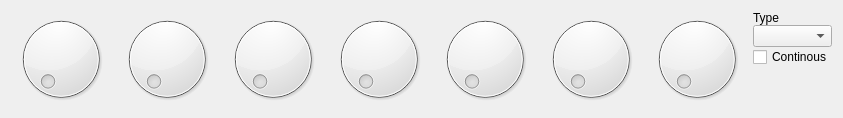
     <widget class="QWidget" name="tab_8">
      <property name="controlId" stdset="0">
       <string>FREQUENCY_LFO</string>
      </property>
      <attribute name="title">
       <string>Frequency LFO</string>
      </attribute>
      <layout class="QHBoxLayout" name="horizontalLayout_4">
       <item>
        <widget class="Dial" name="a_dt_12">
         <property name="sizePolicy">
          <sizepolicy hsizetype="Preferred" vsizetype="Preferred">
           <horstretch>0</horstretch>
           <verstretch>0</verstretch>
          </sizepolicy>
         </property>
         <property name="controlId" stdset="0">
          <string>freq</string>
         </property>
         <property name="caption" stdset="0">
          <string>Freq</string>
         </property>
        </widget>
       </item>
       <item>
        <widget class="Dial" name="a_dt_16">
         <property name="sizePolicy">
          <sizepolicy hsizetype="Preferred" vsizetype="Preferred">
           <horstretch>0</horstretch>
           <verstretch>0</verstretch>
          </sizepolicy>
         </property>
         <property name="controlId" stdset="0">
          <string>intensity</string>
         </property>
         <property name="caption" stdset="0">
          <string>Depth</string>
         </property>
        </widget>
       </item>
       <item>
        <widget class="Dial" name="d_dt_7">
         <property name="sizePolicy">
          <sizepolicy hsizetype="Preferred" vsizetype="Preferred">
           <horstretch>0</horstretch>
           <verstretch>0</verstretch>
          </sizepolicy>
         </property>
         <property name="controlId" stdset="0">
          <string>start_phase</string>
         </property>
         <property name="caption" stdset="0">
          <string>Start</string>
         </property>
        </widget>
       </item>
       <item>
        <widget class="Dial" name="s_val_18">
         <property name="sizePolicy">
          <sizepolicy hsizetype="Preferred" vsizetype="Preferred">
           <horstretch>0</horstretch>
           <verstretch>0</verstretch>
          </sizepolicy>
         </property>
         <property name="controlId" stdset="0">
          <string>delay</string>
         </property>
         <property name="caption" stdset="0">
          <string>Delay</string>
         </property>
        </widget>
       </item>
       <item>
        <widget class="Dial" name="s_val_19">
         <property name="sizePolicy">
          <sizepolicy hsizetype="Preferred" vsizetype="Preferred">
           <horstretch>0</horstretch>
           <verstretch>0</verstretch>
          </sizepolicy>
         </property>
         <property name="controlId" stdset="0">
          <string>stretch</string>
         </property>
         <property name="caption" stdset="0">
          <string>Stretch</string>
         </property>
        </widget>
       </item>
       <item>
        <widget class="Dial" name="s_val_20">
         <property name="sizePolicy">
          <sizepolicy hsizetype="Preferred" vsizetype="Preferred">
           <horstretch>0</horstretch>
           <verstretch>0</verstretch>
          </sizepolicy>
         </property>
         <property name="controlId" stdset="0">
          <string>randomness_amplitude</string>
         </property>
         <property name="caption" stdset="0">
          <string>A.R.</string>
         </property>
        </widget>
       </item>
       <item>
        <widget class="Dial" name="s_val_21">
         <property name="sizePolicy">
          <sizepolicy hsizetype="Preferred" vsizetype="Preferred">
           <horstretch>0</horstretch>
           <verstretch>0</verstretch>
          </sizepolicy>
         </property>
         <property name="controlId" stdset="0">
          <string>randomness_frequency</string>
         </property>
         <property name="caption" stdset="0">
          <string>F.R.</string>
         </property>
        </widget>
       </item>
       <item>
        <widget class="QWidget" name="widget_9" native="true">
         <property name="sizePolicy">
          <sizepolicy hsizetype="Preferred" vsizetype="Maximum">
           <horstretch>0</horstretch>
           <verstretch>0</verstretch>
          </sizepolicy>
         </property>
         <layout class="QVBoxLayout" name="verticalLayout_9">
          <property name="spacing">
           <number>0</number>
          </property>
          <property name="margin">
           <number>0</number>
          </property>
          <item>
           <widget class="QLabel" name="label_9">
            <property name="sizePolicy">
             <sizepolicy hsizetype="Preferred" vsizetype="Maximum">
              <horstretch>0</horstretch>
              <verstretch>0</verstretch>
             </sizepolicy>
            </property>
            <property name="text">
             <string>Type</string>
            </property>
           </widget>
          </item>
          <item>
           <widget class="ComboBox" name="comboBox_10">
            <property name="controlId" stdset="0">
             <string>lfo_type</string>
            </property>
           </widget>
          </item>
          <item>
           <widget class="CheckBox" name="checkBox_11">
            <property name="text">
             <string>Continous</string>
            </property>
            <property name="controlId" stdset="0">
             <string>continous</string>
            </property>
           </widget>
          </item>
          <item>
           <spacer name="verticalSpacer_13">
            <property name="orientation">
             <enum>Qt::Vertical</enum>
            </property>
            <property name="sizeHint" stdset="0">
             <size>
              <width>20</width>
              <height>40</height>
             </size>
            </property>
           </spacer>
          </item>
         </layout>
        </widget>
       </item>
      </layout>
     </widget>
